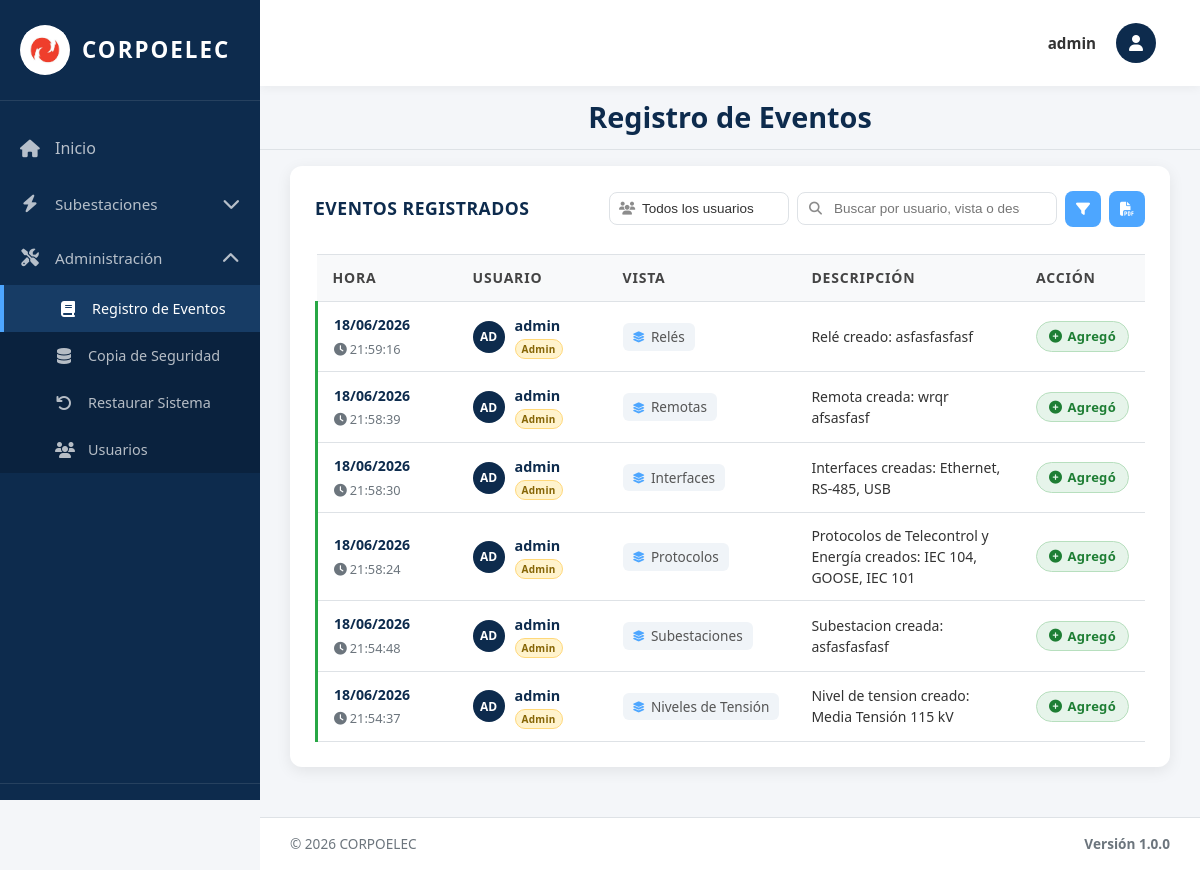
The page /bitacora/ (signed in) on the database as committed earlier.
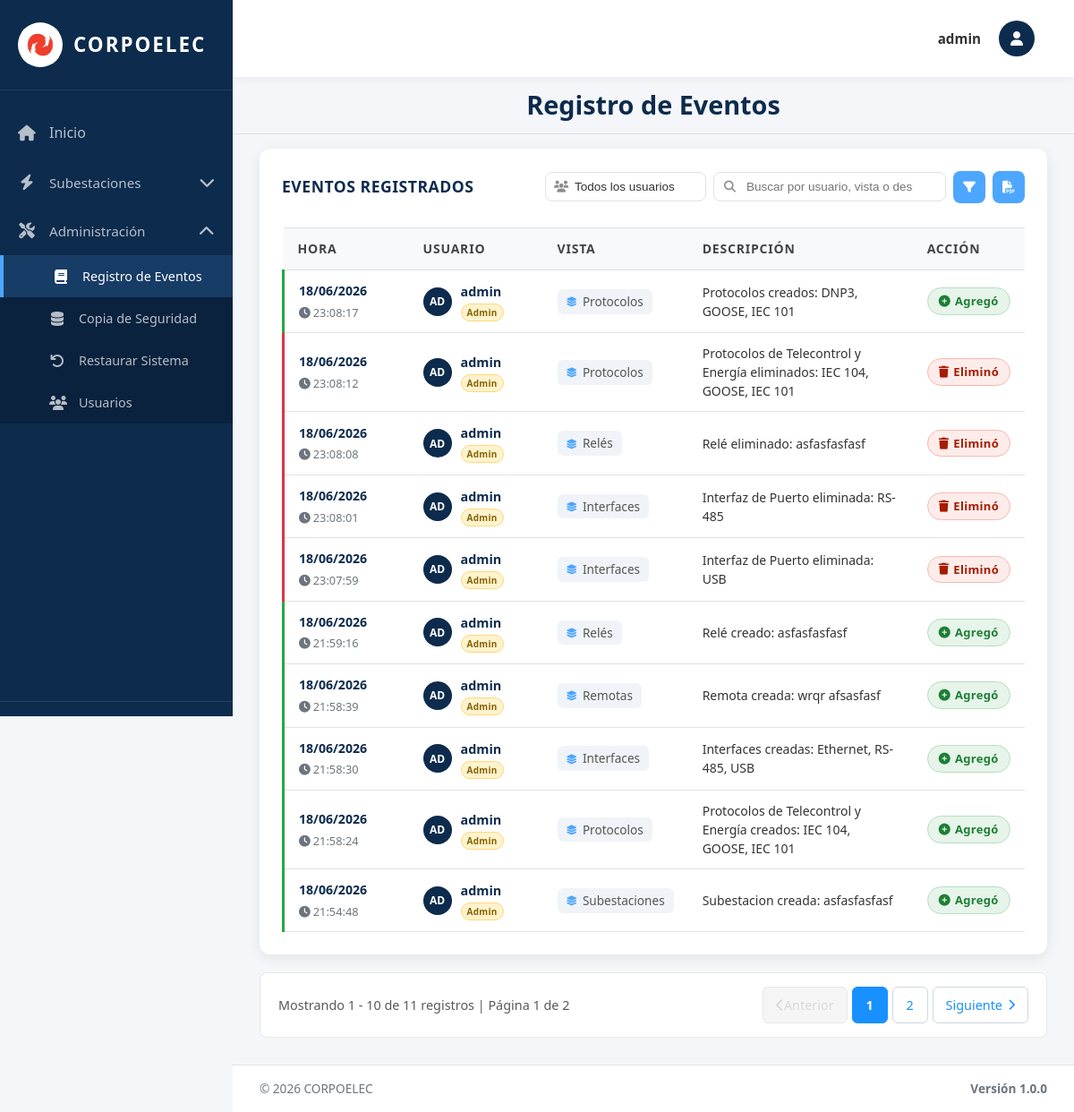
The same page on the database as committed later.
### equipos/models.py (models this page shows, shortened)
class Evento(models.Model):
    TIPO_CHOICES = [
        ('CREACION', 'Creación'),
        ('ACTUALIZACION', 'Actualización'),
        ('ELIMINACION', 'Eliminación'),
        ('LOGIN', 'Inicio de Sesión'),
        ('LOGOUT', 'Cierre de Sesión'),
        ('ERROR', 'Error'),
        ('OTRO', 'Otro'),
    ]
    Id_Evento = models.AutoField(primary_key=True)
    Tipo = models.CharField(max_length=20, choices=TIPO_CHOICES, default='OTRO')
    Descripcion = models.TextField()
    Usuario = models.ForeignKey(User, on_delete=models.SET_NULL, null=True, blank=True, related_name='eventos')
    Fecha_Hora = models.DateTimeField(auto_now_add=True)
    IP_Address = models.GenericIPAddressField(null=True, blank=True)
    Vista = models.CharField(max_length=100, blank=True, default='')
    class Meta:
        verbose_name = 'Evento'
        verbose_name_plural = 'Registro de Eventos'
        ordering = ['-Fecha_Hora']  # Más recientes primero

### equipos/views.py (the view)
# urls.py: path('bitacora/', bitacora_view, name='registro'),
@login_required(login_url='/login/')
def bitacora_view(request):
    tipo_usuario = request.GET.get('tipo_usuario', '')
    busqueda = request.GET.get('q', '')
    subestacion_filtro = request.GET.get('subestacion', '')
    mes_filtro = request.GET.get('mes', '')
    anio_filtro = request.GET.get('anio', '')
    eventos_list = Evento.objects.exclude(Tipo__in=['LOGIN', 'LOGOUT']).order_by('-Fecha_Hora')
    if tipo_usuario == 'admin':
        eventos_list = eventos_list.filter(Usuario__is_superuser=True)
    elif tipo_usuario == 'regular':
        eventos_list = eventos_list.filter(Usuario__is_superuser=False, Usuario__isnull=False)
    elif tipo_usuario == 'sistema':
        eventos_list = eventos_list.filter(Usuario__isnull=True)
    if busqueda:
        eventos_list = eventos_list.filter(
            Q(Usuario__username__icontains=busqueda) |
            Q(Vista__icontains=busqueda) |
            Q(Descripcion__icontains=busqueda)
        )
    if subestacion_filtro:
        eventos_list = eventos_list.filter(
            Q(Descripcion__icontains=subestacion_filtro) |
            Q(Vista__icontains=subestacion_filtro)
        )
    from django.utils import timezone
    if anio_filtro:
        try:
            anio = int(anio_filtro)
            eventos_list = eventos_list.filter(Fecha_Hora__year=anio)
        except ValueError:
            pass
    if mes_filtro:
        try:
            mes = int(mes_filtro)
            eventos_list = eventos_list.filter(Fecha_Hora__month=mes)
        except ValueError:
            pass
    paginator = Paginator(eventos_list, 10)
    page_number = request.GET.get('page')
    page_obj = paginator.get_page(page_number)
    subestaciones = Subestacion.objects.values_list('Nombre', flat=True).distinct()
    current_year = timezone.now().year
    anios = range(current_year, current_year - 5, -1)
    meses = [
        (1, 'Enero'), (2, 'Febrero'), (3, 'Marzo'), (4, 'Abril'),
        (5, 'Mayo'), (6, 'Junio'), (7, 'Julio'), (8, 'Agosto'),
        (9, 'Septiembre'), (10, 'Octubre'), (11, 'Noviembre'), (12, 'Diciembre')
    ]
    context = {
        'title': 'Bitácora de Eventos',
        'page_obj': page_obj,
        'is_admin': request.user.is_superuser,
        'tipo_usuario': tipo_usuario,
        'busqueda': busqueda,
        'subestacion_filtro': subestacion_filtro,
        'mes_filtro': mes_filtro,
        'anio_filtro': anio_filtro,
        'subestaciones': subestaciones,
        'meses': meses,
        'anios': anios,
    }
    return render(request, 'bitacora.html', context)

### equipos/context_processors.py (called while the page is built, shortened)
def permisos_usuario(request):
    if request.user.is_superuser:
        return {
            'permisos_usuario': {'crear': True, 'actualizar': True, 'eliminar': True},
            'puede_crear': True,
            'puede_actualizar': True,
            'puede_eliminar': True,
        }

### templates/bitacora.html (shortened to what this page needs)
{% extends 'base.html' %}
{% load static %}
{% block content %}
<div class="welcome-text" style="position: sticky; top: 75px; background: var(--gray-100); padding: 14px 30px; margin: -30px -30px 16px; border-bottom: 1px solid var(--gray-300); z-index: 40;">
  <h2 style="margin: 0;">Registro de Eventos</h2>
</div>
<div class="table-section">
  <div class="table-header">
    <h3>Eventos Registrados</h3>
    <div class="header-actions">
      <form method="get" id="filterForm" class="filter-form">
        <div class="filter-select-wrapper">
          <select name="tipo_usuario" id="tipoUsuario" class="filter-select" onchange="this.form.submit()">
            <option value=""       {% if not tipo_usuario %}selected{% endif %}>Todos los usuarios</option>
          </select>
        </div>
        <div class="search-wrapper">
          <input type="text" name="q" class="search-input" id="searchInput"
                 placeholder="Buscar por usuario, vista o descripción..."
                 value="{{ busqueda }}">
          <button type="button" class="advanced-search-btn" id="advancedSearchBtn" title="Búsqueda avanzada" onclick="openAdvancedSearchModal()">
            <i class="fas fa-filter"></i>
          </button>
          <a href="{% url 'exportar_bitacora_pdf' %}" onclick="this.href=this.href.split('?')[0]+window.location.search" class="advanced-search-btn" title="Exportar a PDF">
            <i class="fas fa-file-pdf"></i>
          </a>
        </div>
      </form>
</div>
  </div>
  {% if page_obj.paginator.count > 0 %}
   <div id="resultCount" class="search-results-info">
   </div>
   <table class="data-table">
     <thead>
       <tr>
         <th style="width:140px;">Hora</th>
         <th style="width:150px;">Usuario</th>
         <th style="width:160px;">Vista</th>
         <th>Descripción</th>
         <th style="width:110px;">Acción</th>
       </tr>
     </thead>
     <tbody>
       {% for evento in page_obj %}
       <tr class="row-{% if evento.Tipo == 'CREACION' %}creacion{% elif evento.Tipo == 'ACTUALIZACION' %}actualizacion{% elif evento.Tipo == 'ELIMINACION' %}eliminacion{% elif evento.Tipo == 'LOGIN' %}login{% elif evento.Tipo == 'LOGOUT' %}logout{% elif evento.Tipo == 'ERROR' %}error{% else %}otro{% endif %}">
         <td class="date-cell">
           <div class="date-main">{{ evento.Fecha_Hora|date:"d/m/Y" }}</div>
           <div class="date-time"><i class="fas fa-clock" style="margin-right:3px;"></i>{{ evento.Fecha_Hora|date:"H:i:s" }}</div>
         </td>
         <td>
           <div class="user-cell">
             {% if evento.Usuario %}
               <div class="user-avatar">{{ evento.Usuario.username|slice:":2" }}</div>
               <div>
                 <span class="user-name">{{ evento.Usuario.username }}</span>
                 {% if evento.Usuario.is_superuser %}
                 <span class="user-type-badge admin-badge">Admin</span>
                 {% else %}
                 <span class="user-type-badge regular-badge">Regular</span>
                 {% endif %}
               </div>
             {% else %}
               <div class="user-avatar system"><i class="fas fa-cog"></i></div>
               <div>
                 <span class="user-name">Sistema</span>
                 <span class="user-type-badge sistema-badge">Sistema</span>
               </div>
             {% endif %}
           </div>
         </td>
         <td>
           {% if evento.Vista %}
             <span class="vista-cell"><i class="fas fa-layer-group"></i>{{ evento.Vista }}</span>
           {% else %}
             <span style="color:#aaa;">—</span>
           {% endif %}
         </td>
         <td class="desc-cell">{{ evento.Descripcion }}</td>
         <td>
{% if evento.Tipo == 'CREACION' %}
              <span class="badge badge-success"><i class="fas fa-plus-circle"></i>Agregó</span>
            {% elif evento.Tipo == 'ACTUALIZACION' %}
              <span class="badge badge-warning"><i class="fas fa-pen"></i>Editó</span>
            {% elif evento.Tipo == 'ELIMINACION' %}
              <span class="badge badge-error"><i class="fas fa-trash"></i>Eliminó</span>
            {% elif evento.Tipo == 'LOGIN' %}
              <span class="badge badge-login"><i class="fas fa-sign-in-alt"></i>Ingresó</span>
            {% elif evento.Tipo == 'LOGOUT' %}
              <span class="badge badge-logout"><i class="fas fa-sign-out-alt"></i>Salió</span>
            {% elif evento.Tipo == 'ERROR' %}
              <span class="badge badge-error"><i class="fas fa-exclamation-circle"></i>Error</span>
            {% else %}
              <span class="badge badge-secondary">Otro</span>
            {% endif %}
         </td>
       </tr>
       {% endfor %}
     </tbody>
   </table>
   {% else %}
   <div class="no-data">
     <i class="fas fa-inbox"></i>
     No hay eventos que coincidan con los filtros aplicados.
   </div>
   {% endif %}
 </div>
{% if page_obj.paginator.num_pages > 1 %}
  <div class="pagination-container">
    <div class="pagination-info-left">
      <span class="pagination-text">
        Mostrando {{ page_obj.start_index }} - {{ page_obj.end_index }} de {{ page_obj.paginator.count }} registros
        | Página {{ page_obj.number }} de {{ page_obj.paginator.num_pages }}
      </span>
    </div>
    <div class="pagination-controls-right">
      <nav class="pagination-nav">
        <ul class="pagination-list">
          {% if page_obj.has_previous %}
          <li class="pagination-item">
            <a href="?page={{ page_obj.previous_page_number }}{% if tipo_usuario %}&tipo_usuario={{ tipo_usuario }}{% endif %}{% if busqueda %}&q={{ busqueda }}{% endif %}{% if subestacion_filtro %}&subestacion={{ subestacion_filtro }}{% endif %}{% if mes_filtro %}&mes={{ mes_filtro }}{% endif %}{% if anio_filtro %}&anio={{ anio_filtro }}{% endif %}" class="pagination-link pagination-prev" title="Página anterior">
              <i class="fas fa-chevron-left"></i> Anterior
            </a>
          </li>
          {% else %}
          <li class="pagination-item disabled">
            <span class="pagination-link disabled" title="No hay página anterior"><i class="fas fa-chevron-left"></i> Anterior</span>
          </li>
          {% endif %}
          {% for num in page_obj.paginator.page_range %}
          {% if page_obj.number == num %}
          <li class="pagination-item active">
            <span class="pagination-link">{{ num }}</span>
          </li>
          {% elif num > page_obj.number|add:'-3' and num < page_obj.number|add:'3' %}
          <li class="pagination-item">
            <a href="?page={{ num }}" class="pagination-link">{{ num }}</a>
          </li>
          {% endif %}
          {% endfor %}
          {% if page_obj.has_next %}
          <li class="pagination-item">
            <a href="?page={{ page_obj.next_page_number }}" class="pagination-link pagination-next" title="Página siguiente">
              Siguiente <i class="fas fa-chevron-right"></i>
            </a>
          </li>
          {% else %}
          <li class="pagination-item disabled">
            <span class="pagination-link disabled" title="No hay página siguiente">Siguiente <i class="fas fa-chevron-right"></i></span>
          </li>
          {% endif %}
        </ul>
      </nav>
    </div>
  </div>
  {% endif %}
{% endblock %}

### templates/base.html (shortened to what this page needs)
{% load static %}
<!DOCTYPE html>
<html lang="es">
<head>
  <link rel="stylesheet" href="https://cdnjs.cloudflare.com/ajax/libs/font-awesome/6.4.0/css/all.min.css">
  <link rel="stylesheet" href="{% static 'css/global.css' %}">
 </head>
<body>
  <div class="layout-wrapper">
    <aside class="sidebar" id="sidebar">
      <div class="sidebar-brand" onclick="toggleSidebar()">
        <div class="sidebar-logo">
          <img src="{% static 'img/logo.jpg' %}" alt="Corpoelec">
        </div>
        <span class="sidebar-brand-text">Corpoelec</span>
      </div>
 <nav class="sidebar-nav">
        <a href="{% url 'index' %}" class="{% if request.path == '/' %}active{% endif %}" onclick="closeMobileSidebar()">
          <i class="fas fa-home"></i>
          <span>Inicio</span>
        </a>
         <div class="sidebar-dropdown ">
          <a href="#" class="dropdown-toggle" onclick="toggleDropdown(event, 'subestaciones-dropdown')">
            <i class="fas fa-bolt"></i>
            <span>Subestaciones</span>
            <i class="fas fa-chevron-down dropdown-arrow"></i>
          </a>
         </div>
           {% if user.is_staff %}
           <div class="sidebar-dropdown {% if request.path == '/bitacora/' or request.path == '/admin/restaurar/' or request.path == '/admin/backup/' or request.path == '/admin/usuarios/' %}active{% endif %}">
             <a href="#" class="dropdown-toggle" onclick="toggleDropdown(event, 'admin-dropdown')">
               <i class="fas fa-tools"></i>
               <span>Administración</span>
               <i class="fas fa-chevron-down dropdown-arrow"></i>
             </a>
              <div class="dropdown-menu" id="admin-dropdown">
                <a href="{% url 'registro' %}" class="{% if request.path == '/bitacora/' %}active{% endif %}" onclick="closeMobileSidebar()">
                  <i class="fas fa-book"></i>
                  <span>Registro de Eventos</span>
                </a>
               <a href="{% url 'admin_backup' %}" class="{% if request.path == '/admin/backup/' %}active{% endif %}" onclick="closeMobileSidebar()">
                 <i class="fas fa-database"></i>
                 <span>Copia de Seguridad</span>
               </a>
               <a href="{% url 'admin_restaurar' %}" class="{% if request.path == '/admin/restaurar/' %}active{% endif %}" onclick="closeMobileSidebar()">
                 <i class="fas fa-undo"></i>
                 <span>Restaurar Sistema</span>
               </a>
               {% if user.is_staff %}
               <a href="{% url 'admin_usuarios' %}" class="{% if request.path == '/admin/usuarios/' %}active{% endif %}" onclick="closeMobileSidebar()">
                 <i class="fas fa-users"></i>
                 <span>Usuarios</span>
               </a>
               {% endif %}
             </div>
           </div>
           {% endif %}
        </nav>
        <div class="sidebar-bottom">
        </div>
      </aside>
    <main class="main-content" id="mainContent">
      <nav class="navbar">
        <div class="navbar-user">
          <div class="navbar-user-trigger" onclick="toggleUserMenu(event)">
            <div class="navbar-user-name">
              {% if user.first_name %}{{ user.first_name }}{% else %}{{ user.username }}{% endif %}
            </div>
            <div class="navbar-user-avatar">
              <i class="fas fa-user"></i>
            </div>
          </div>
         </div>
       </nav>
      <div class="content-area">
        {% block content %}{% endblock %}
      </div>
      <footer class="footer">
        <div class="footer-left">
          <span>© 2026 CORPOELEC</span>
        </div>
        <div class="footer-version">Versión 1.0.0</div>
      </footer>
    </main>
  </div>
</body>
</html>

### static/css/global.css (style rules this page uses)
body { font-size: 16px; font-weight: 400; color: #333; font-family: 'Open Sans', 'Segoe UI', Arial, sans-serif; line-height: 1.6; }
h1, h2, h3, .welcome-text h2 { font-size: 26px; font-weight: 700; color: #002D5A; margin: 0 0 20px 0; line-height: 1.2; }
.data-table thead th { font-size: 14px !important; font-weight: 700 !important; text-transform: uppercase !important; color: #444 !important; letter-spacing: 0.8px; padding: 12px 16px !important; background: #f8f9fa !important; border-top: 1px solid #dee2e6 !important; border-bottom: 1px solid #dee2e6 !important; }
.data-table thead { background: #f8f9fa !important; }
.data-table tbody td { font-size: 14px !important; font-weight: 400 !important; color: #333 !important; padding: 12px 16px !important; background: #fff !important; border-bottom: 1px solid #dee2e6 !important; }
.data-table tbody td strong, .data-table tbody .badge { font-weight: 700; }
.data-table { border-collapse: collapse; width: 100%; background: #fff; }
.data-table tbody tr { transition: background 0.15s ease; background: #fff; }
.data-table th, .data-table td { padding-top: 12px !important; padding-bottom: 12px !important; }
.badge, .badge-blue { font-size: 13px !important; font-weight: 600; padding: 4px 12px; border-radius: 12px; }
.form-control, input[type="text"], input[type="email"], select, textarea { font-size: 14px; font-weight: 400; color: #333; }
a { color: #1890ff; text-decoration: none; font-weight: 500; }

Rows that differ between the two databases and show on the page:
no longer on this page (row unchanged): Evento: Fecha_Hora "18/06/2026", Fecha_Hora "21:54:37", Usuario.username "AD", Usuario.username "admin", shows "Admin", Vista "Niveles de Tensión", Descripcion "Nivel de tension creado: Media Tensión 115 kV", Tipo "CREACION" (drawn)
added Evento: Fecha_Hora "18/06/2026", Fecha_Hora "23:08:17", Usuario.username "AD", Usuario.username "admin", shows "Admin", Vista "Protocolos", Descripcion "Protocolos creados: DNP3, GOOSE, IEC 101", Tipo "CREACION" (drawn)
added Evento: Fecha_Hora "18/06/2026", Fecha_Hora "23:08:12", Usuario.username "AD", Usuario.username "admin", shows "Admin", Vista "Protocolos", Descripcion "Protocolos de Telecontrol y Energía eliminados: IEC 104, GOOSE, IEC 101", Tipo "ELIMINACION" (drawn)
added Evento: Fecha_Hora "18/06/2026", Fecha_Hora "23:08:08", Usuario.username "AD", Usuario.username "admin", shows "Admin", Vista "Relés", Descripcion "Relé eliminado: asfasfasfasf", Tipo "ELIMINACION" (drawn)
added Evento: Fecha_Hora "18/06/2026", Fecha_Hora "23:08:01", Usuario.username "AD", Usuario.username "admin", shows "Admin", Vista "Interfaces", Descripcion "Interfaz de Puerto eliminada: RS-485", Tipo "ELIMINACION" (drawn)
added Evento: Fecha_Hora "18/06/2026", Fecha_Hora "23:07:59", Usuario.username "AD", Usuario.username "admin", shows "Admin", Vista "Interfaces", Descripcion "Interfaz de Puerto eliminada: USB", Tipo "ELIMINACION" (drawn)
Other text that changed with them:
{{ page_obj.start_index }}: (not shown) → "1"
{{ page_obj.end_index }}: (not shown) → "10"
{{ page_obj.paginator.count }}: (not shown) → "11"
{{ page_obj.number }}: (not shown) → "1"
{{ page_obj.paginator.num_pages }}: (not shown) → "2"
text now shown: "Mostrando - de registros | Página de Anterior Siguiente"
new list line: "1"
new list line: "2"
